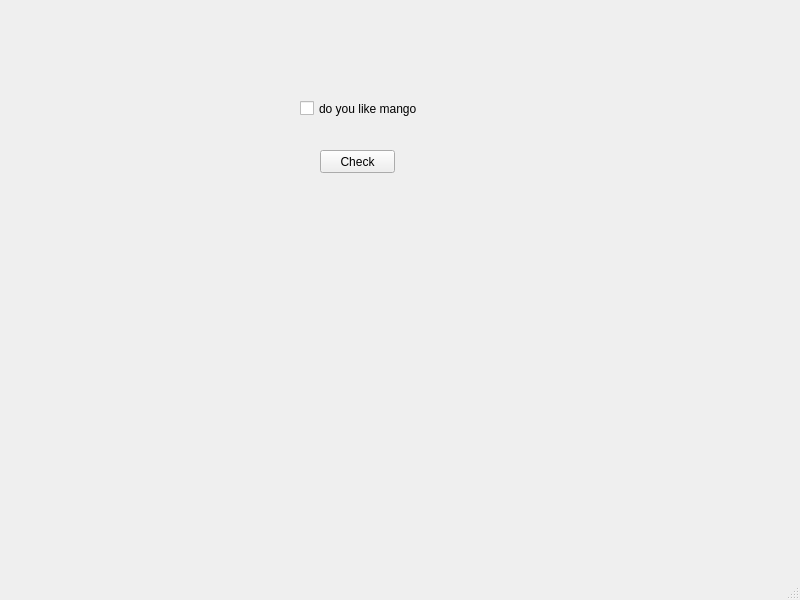
<?xml version="1.0" encoding="UTF-8"?>
<ui version="4.0">
 <class>MainWindow</class>
 <widget class="QMainWindow" name="MainWindow">
  <property name="geometry">
   <rect>
    <x>0</x>
    <y>0</y>
    <width>800</width>
    <height>600</height>
   </rect>
  </property>
  <property name="windowTitle">
   <string>MainWindow</string>
  </property>
  <widget class="QWidget" name="centralwidget">
   <widget class="QCheckBox" name="checkBox">
    <property name="geometry">
     <rect>
      <x>300</x>
      <y>100</y>
      <width>171</width>
      <height>17</height>
     </rect>
    </property>
    <property name="text">
     <string>do you like mango</string>
    </property>
   </widget>
   <widget class="QPushButton" name="pushButton">
    <property name="geometry">
     <rect>
      <x>320</x>
      <y>150</y>
      <width>75</width>
      <height>23</height>
     </rect>
    </property>
    <property name="text">
     <string>Check</string>
    </property>
   </widget>
  </widget>
  <widget class="QMenuBar" name="menubar">
   <property name="geometry">
    <rect>
     <x>0</x>
     <y>0</y>
     <width>800</width>
     <height>21</height>
    </rect>
   </property>
  </widget>
  <widget class="QStatusBar" name="statusbar"/>
 </widget>
 <resources/>
 <connections/>
</ui>
